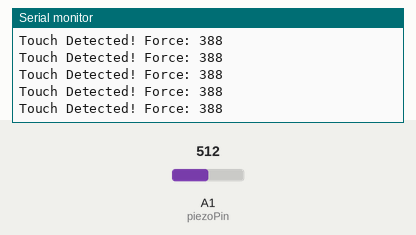
A sketch run on a simulated Arduino Uno, built with avr-gcc and run on an emulated ATmega328P. On the bench: the last lines printed to the serial monitor. The test bench sets the inputs (shaded band); at power-on: A1 (piezoPin) = 512.

Above: at 1.2 s.
1.3 s: A1 (piezoPin) set to 716
At 1.32 s:
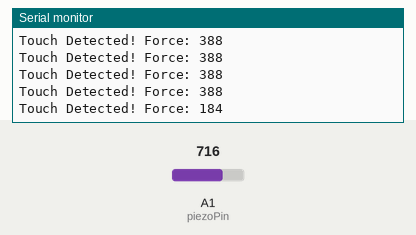
2.8 s: A1 (piezoPin) set to 511
At 2.83 s:
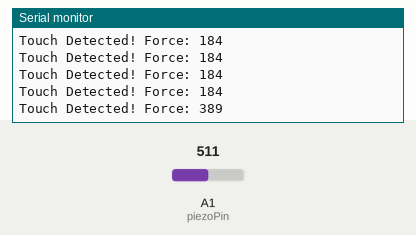
Timing chart, 0 to 5.8 s (numbered marks = the images above; inputs shaded):
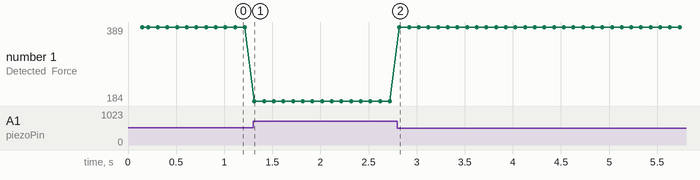

The sketch:

PeizoTest.ino
```cpp
const int piezoPin = A1; // Pin connected to Piezo Red wire

int baseline = 900; // Your average "idle" value
int sensitivity = 40; // How much HIGHER than baseline to trigger

void setup() {
  Serial.begin(9600);
  pinMode(piezoPin, INPUT);
  Serial.println("--- SYNAPSE-X Piezo Sensitivity Test ---");
  Serial.println("1. Open Serial Plotter (Tools > Serial Plotter)");
  Serial.println("2. Squeeze the gripper finger against the thumb.");
}

void loop() {
  int rawValue = analogRead(piezoPin);

  // Look for a spike ABOVE the idle range
  if (rawValue > (baseline + sensitivity) || rawValue < (baseline - sensitivity)) {
    // This is a real impact/squeeze
    int impactForce = abs(rawValue - baseline);
    Serial.print("Touch Detected! Force: ");
    Serial.println(impactForce);

    // Send Haptic signal to ESP32
    delay(100); // Small debounce
  }
}
```

Measured:
- after the input at 1.3 s, the serial monitor: prints a new line at once (image 1)
- after the input at 2.8 s, the serial monitor: prints a new line at once (image 2)
- plotted number 1: 388 → 184 after the input at 1.3 s, 184 → 389 after the input at 2.8 s
